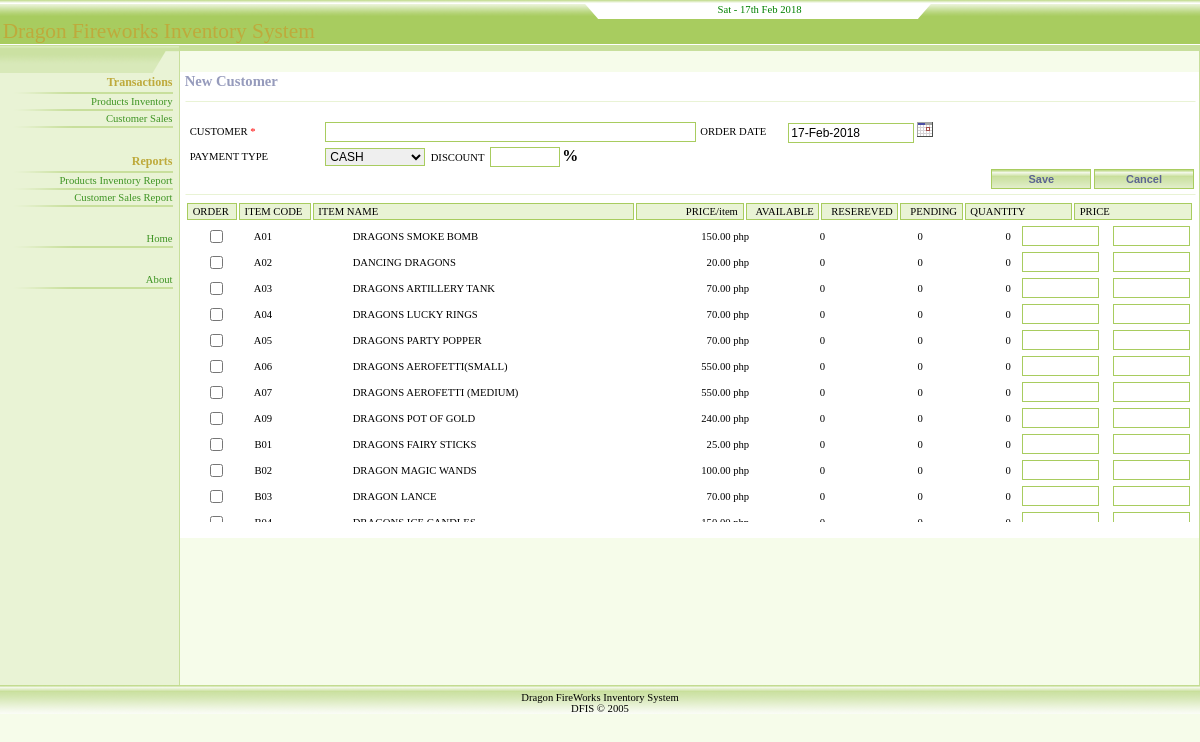
The page /Modules/CustomerAdd.php on the database its author committed.
### tables this page shows
CREATE TABLE `products` (
  `prod_code` varchar(16) NOT NULL default '',
  `prod_name` varchar(100) default NULL,
  `price` decimal(8,2) default NULL,
  `quantity` int(8) unsigned default NULL,
  `order_qty` int(8) unsigned default NULL,
  `res_qty` int(8) unsigned default NULL,
  PRIMARY KEY  (`prod_code`)
);

### class/DataAccess.php (called while the page is built, shortened)
<?php
class DataAccess
{
	function get_current_date($p_mysql_format = 0)
	{
		if ($p_mysql_format == 0)
			$result_date = mysql_query("SELECT DATE_FORMAT(NOW(),'%d-%b-%Y') today");
		$myrow = mysql_fetch_array($result_date);
		return $myrow['today'];
	}
}
?>

### class/ProductInventoryClass.php (called while the page is built, shortened)
<?php
class ProductInventoryClass {
	private $arr;
	function get_arr() {
		return $this->arr;
	}
	function load_records($cd,$name,$stat) {
		$where = '';
		$result = mysql_query("SELECT * FROM products".$where);
		if (mysql_num_rows($result) > 0) {
			$i = 0;
			while ($rows = mysql_fetch_array($result)) {
				$this->arr[$i] = $rows;
				$i++;
			}
		}
	}
}
?>

### Modules/CustomerAdd.php (the view, shortened to what this page needs)
<?php
include "../class/ProductInventoryClass.php";
include "../class/DataAccess.php";
$PI = new ProductInventoryClass();
$DA   = new DataAccess();
$today = $DA->get_current_date();
$PI->load_records('','','');
$arr = $PI->get_arr();
$x = count($arr);
?>
<!DOCTYPE HTML PUBLIC "-//W3C//DTD HTML 4.01 Transitional//EN">
<html>
<head>
<link type="text/css" href="../StyleSheet/djarc.css" rel="stylesheet">
</head>
<body leftmargin=0 rightmargin=0 topmargin="0" marginwidth="0" marginheight="0">
<form name="frmCustAdd" method="post" action="CustomerAction.php" onSubmit="return ValidateSubmit()">
<?php include "Header.php"; ?>
<table cellspacing="0" cellpadding="0" width="100%" border="0" height="80%">
  <tr>
    <td class="panel" width="179">
	  <img height="28" src="../Images/PanelTab.gif" width="179" border="0">
	  <br>
	  <?php include "Panel.php"; ?>
    </td>
    <td class="main_page" width="100%">
	  <table style="border-collapse: collapse" bordercolor="#111111" height="6" cellspacing="0" cellpadding="0" width="100%" border="0">
        <tr>
          <td class="headerline" width="100%"><img height=6 src="../Images/PanelBox.gif" width=6 border="0"></td>
        </tr>
      </table>
      <?php include "Menu.php"; ?>
      <table cellspacing="0" width="100%" border="0">
        <tr>
            <td class="content" width="100%"><span class="text_title">&nbsp;New
              Customer</span></td>
        </tr>
      </table>
      <table cellspacing="0" cellpadding="5" width="100%" border="0">
        <tr>
            <td valign="top" class="content">
              <hr>
		  </td>
        </tr>
        <tr>
          <td class="content" width="100%" valign="top">
              <table width="100%" border="0" cellspacing="0" cellpadding="2" bordercolor="#CCCCCC">
                <tr>
                  <td nowrap width="14%">&nbsp;CUSTOMER <font color="#FF0000">*</font></td>
                  <td width="35%"><input type="text" name="txtName" class="txt" size="50" maxlength="100" value="">
                  </td>
                  <td  width="9%">ORDER DATE </td>
                  <td  width="42%"><input type="text" name="txtDate" size="15"   class="txt" maxlength="45" value="<?=$today?>" readonly>
                    <a href="javascript:cmDate.popup();"><img src="../images/cal.gif" width="16" height="16" border="0" alt="Click Here to Pick up the date"></a>
                  </td>
                </tr>
                <tr>
                  <td nowrap>&nbsp;PAYMENT TYPE&nbsp;</td>
                  <td><select name="cboPayType" style="WIDTH:100" onChange="ToggleCheck()">
                      <option value = "CASH" >CASH</option>
                    </select>
                    &nbsp;DISCOUNT &nbsp;<input type="text" name="txtDis" size="7"   class="txt" maxlength="45" >
                    <strong><font size="3">%</font></strong></td>
                  <td>&nbsp;</td>
                  <td>&nbsp;</td>
                </tr>
              </table>
              <div align="right">
                <input type="submit" name="btnAdd" value="Save" class="btn" style="width: 100" >
                <input type="button" name="btnSearch2" value="Cancel" class="btn" style="width: 100" onClick="javascript:window.location='CustomerList.php'">
              </div>
              <hr>
              <?php
			 	if ($x>0) {
			   ?><table width="100%" border="0" cellspacing="2" cellpadding="2">
  				<tr>
                  <td width="3%" nowrap class="result_header">&nbsp;ORDER&nbsp;</td>
                  <td width="3%" nowrap class="result_header">&nbsp;ITEM CODE&nbsp;</td>
                  <td width="30%" nowrap class="result_header">&nbsp;ITEM NAME&nbsp;</td>
                  <td width="10%" nowrap class="result_header"><div align="right">&nbsp;PRICE/item&nbsp;</div></td>
                  <td width="5%" nowrap class="result_header"><div align="right">&nbsp;AVAILABLE&nbsp;</div></td>
                  <td width="5%" nowrap class="result_header"><div align="right">&nbsp;RESEREVED&nbsp;</div></td>
                  <td width="5%" nowrap class="result_header"><div align="right">&nbsp;PENDING&nbsp;</div></td>
                  <td width="10%" nowrap class="result_header">&nbsp;QUANTITY&nbsp;</td>
                  <td width="11%" nowrap class="result_header">&nbsp;PRICE&nbsp;</td>
                </tr>
			</table>
				<div  style="z-index:1; overflow: scroll; width: 100%; height: 300px;">
              <table width="100%" border="0" cellspacing="2" cellpadding="2">
                <?php for($i=0;$x>$i;$i++) {?>
                <tr id="rw<?=$i;?>">
                  <td width="6%"><div align="center">
                      <input type="checkbox" name="cb<?=$i?>" value="checkbox" onClick="javascript:
																				if (document.frmCustAdd.cb<?=$i;?>.checked) {
																					rw<?=$i;?>.style.background = '#F0F0F0';
																					document.frmCustAdd.cb<?=$i;?>.style.background = '#F0F0F0';
																				}
																				else {
																					rw<?=$i;?>.style.background = '#ffffff';
																					document.frmCustAdd.cb<?=$i;?>.style.background = '#ffffff';
																					document.frmCustAdd.txtQty<?=$i?>.value = '';
																					document.frmCustAdd.txtPrice<?=$i?>.value = '';
																				}">
                    </div></td>
                  <td width="10%">&nbsp;
                    <?= $arr[$i]['prod_code']?>
                    <input type="hidden" name="hidCode<?=$i;?>" value="<?= $arr[$i]['prod_code']?>"></td>
                  <td width="35%">&nbsp;
                    <?= $arr[$i]['prod_name']?>
                  </td>
                  <td  nowrap width="7%"><div align="right">&nbsp;<?php   echo number_format($arr[$i]['price'],2,'.',',') ?>&nbsp;php&nbsp; </div></td>
                  <td width="8%"> <div align="right">&nbsp;
                      <?php if  ($arr[$i]['quantity'] == 0) echo($arr[$i]['quantity']); else echo("<strong>".$arr[$i]['quantity']."</strong>"); ?>
                      &nbsp; </div></td>
                  <td width="10%"> <div align="right">
                      <?php if  ($arr[$i]['res_qty'] == 0) echo($arr[$i]['res_qty']); else echo("<font color='#0000ff'><strong>".$arr[$i]['res_qty']."</strong></font>"); ?>
                      &nbsp; </div></td>
                  <td width="9%"> <div align="right">
                      <?php if  ($arr[$i]['order_qty'] == 0) echo($arr[$i]['order_qty']); else echo("<font color='#FF0000'><strong>".$arr[$i]['order_qty']."</strong></font>"); ?>
                      &nbsp; </div></td>
                  <td width="9%"><input type="text" name="txtQty<?=$i?>" class="txt" size="8" maxlength="10" value=""  onKeyPress="javascript: if (document.frmCustAdd.txtQty<?=$i?> !='') {
				  																													 		document.frmCustAdd.cb<?=$i?>.checked = true;
																																		}
																																	   if (document.frmCustAdd.cb<?=$i;?>.checked) {
																																	 		rw<?=$i;?>.style.background = '#F0F0F0';
																																	 		document.frmCustAdd.cb<?=$i;?>.style.background = '#F0F0F0';
																																	    }
																																	 	else {
																																			rw<?=$i;?>.style.background = '#ffffff';
																																			document.frmCustAdd.cb<?=$i;?>.style.background = '#ffffff';
																																		}"
																											<?php if (1) {?>
																												onChange="javascript:  if (document.frmCustAdd.txtQty<?=$i?> !='') {
																																	   		document.frmCustAdd.txtPrice<?=$i?>.value = <?= $arr[$i]['price']?> * document.frmCustAdd.txtQty<?=$i?>.value;
																																		}"
																											<?php } ?>
																																		></td>
                  <td width="19%"><input type="text" name="txtPrice<?=$i?>" class="txt" size="8" maxlength="10" value="" ></td>
                </tr>
                <?php } ?>
              </table>
              </DIV>
              <br><?php } ?>
		  </td>
        </tr>
      </table>
	</td>
  </tr>
</table>
<?php include "Footer.php"; ?>
</form>
</body>
</html>

### Stylesheet/djarc.css (style rules this page uses)
body { font-size: 10pt; margin: 0px; color: #000000; font-family: arial, sans-serif; background-color: #F6FCEA; }
td { font-family: Tahoma, Verdana; font-size: 8pt }
td.content { font-size: 8pt; background-color: #ffffff; }
td.panel { background-color: #E9F3D5; vertical-align: top }
td.main_page { font-size: 10pt; vertical-align: top }
td.headerline { background-color: #C8DF9C }
td.result_header { background-color: #E9F3D5; border-right: #A8CC5F 1px solid; border-top: #A8CC5F 1px solid; border-left: #A8CC5F 1px solid; border-bottom: #A8CC5F 1px solid; }
a { font-size: 8pt; color: #3E9423; text-decoration: none }
hr { border-right: #ffffff 1px solid; border-top: #E9F3D5 1px solid; border-left: #ffffff 1px solid; width: 100%; border-bottom: #ffffff 1px solid }
input.txt { border : #A8CC5F 1px solid; height: 20px; font-size: 12px; }
input.btn { border-right: #A8CC5F 1px solid; border-top: #A8CC5F 1px solid; font-size: 11px; font-weight: bold; background-image: url(../Images/Btn.gif); border-left: #A8CC5F 1px solid; cursor: pointer; color: #5b6491; border-bottom: #A8CC5F 1px solid; font-family: sans-serif; height: 20px; background-color: #f3f3f6; text-align: center; }
textarea, select, input { font-family: Tahoma, Verdana, sans-serif; border-right: #A8CC5F 1px solid; border-top: #A8CC5F 1px solid; border-left: #A8CC5F 1px solid; border-bottom: #A8CC5F 1px solid; font-size: 12px; }
span.text_title { font-size: 11pt; color: #969bbc; font-weight: bold; }

### rows shown on the page
products: prod_code "A01", prod_name "DRAGONS SMOKE BOMB", price "150.00", quantity "0", res_qty "0", order_qty "0"
products: prod_code "A02", prod_name "DANCING DRAGONS", price "20.00", quantity "0", res_qty "0", order_qty "0"
products: prod_code "A03", prod_name "DRAGONS ARTILLERY TANK", price "70.00", quantity "0", res_qty "0", order_qty "0"
products: prod_code "A04", prod_name "DRAGONS LUCKY RINGS", price "70.00", quantity "0", res_qty "0", order_qty "0"
products: prod_code "A05", prod_name "DRAGONS PARTY POPPER", price "70.00", quantity "0", res_qty "0", order_qty "0"
products: prod_code "A06", prod_name "DRAGONS AEROFETTI(SMALL)", price "550.00", quantity "0", res_qty "0", order_qty "0"
products: prod_code "A07", prod_name "DRAGONS AEROFETTI (MEDIUM)", price "550.00", quantity "0", res_qty "0", order_qty "0"
products: prod_code "A09", prod_name "DRAGONS POT OF GOLD", price "240.00", quantity "0", res_qty "0", order_qty "0"
products: prod_code "B01", prod_name "DRAGONS FAIRY STICKS", price "25.00", quantity "0", res_qty "0", order_qty "0"
products: prod_code "B02", prod_name "DRAGON MAGIC WANDS", price "100.00", quantity "0", res_qty "0", order_qty "0"
products: prod_code "B03", prod_name "DRAGON LANCE", price "70.00", quantity "0", res_qty "0", order_qty "0"
